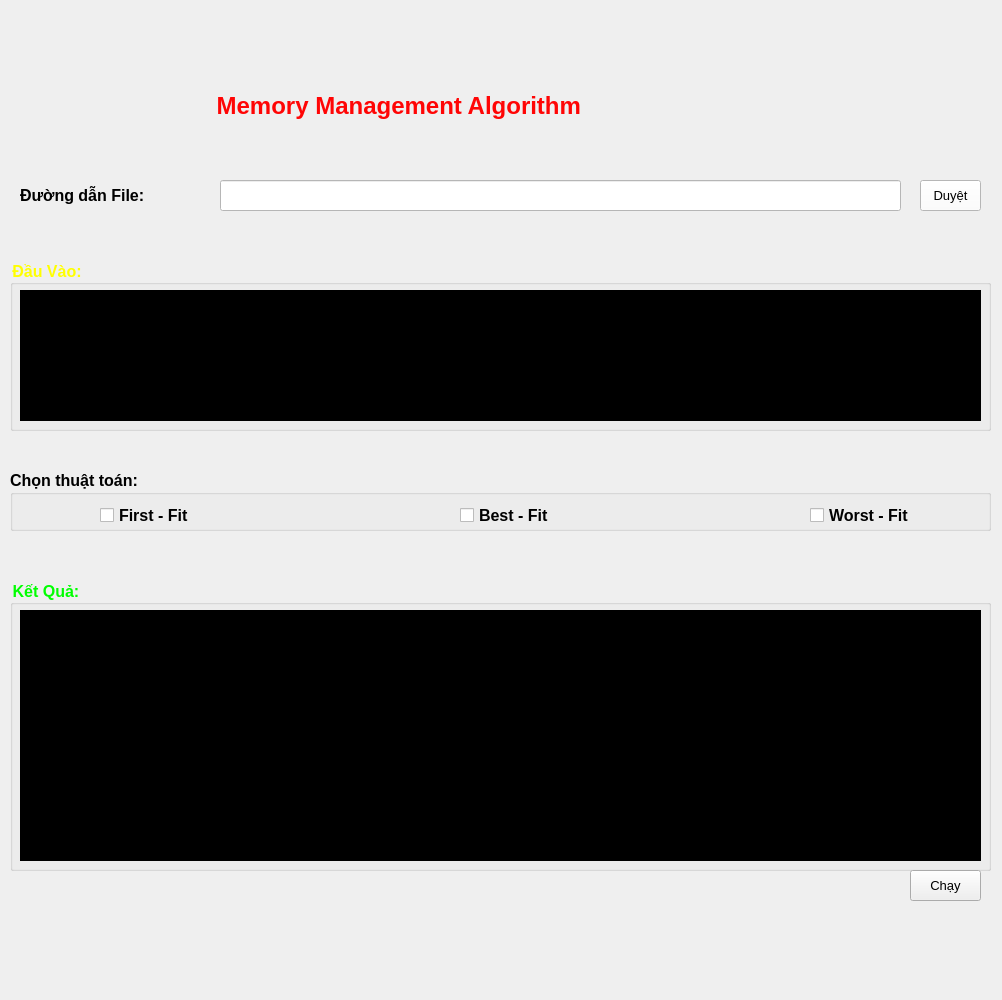
<?xml version="1.0" encoding="UTF-8"?>
<ui version="4.0">
 <class>MainWindow</class>
 <widget class="QMainWindow" name="MainWindow">
  <property name="geometry">
   <rect>
    <x>0</x>
    <y>0</y>
    <width>1002</width>
    <height>1000</height>
   </rect>
  </property>
  <property name="windowTitle">
   <string> Memory Management Algorithm</string>
  </property>
  <property name="styleSheet">
   <string notr="true"/>
  </property>
  <widget class="QWidget" name="centralwidget">
   <widget class="QLabel" name="label">
    <property name="geometry">
     <rect>
      <x>210</x>
      <y>80</y>
      <width>781</width>
      <height>51</height>
     </rect>
    </property>
    <property name="sizePolicy">
     <sizepolicy hsizetype="Expanding" vsizetype="Expanding">
      <horstretch>0</horstretch>
      <verstretch>0</verstretch>
     </sizepolicy>
    </property>
    <property name="font">
     <font>
      <pointsize>18</pointsize>
      <weight>75</weight>
      <bold>true</bold>
     </font>
    </property>
    <property name="styleSheet">
     <string notr="true">color: rgb(255, 5, 5);</string>
    </property>
    <property name="text">
     <string> Memory Management Algorithm</string>
    </property>
   </widget>
   <widget class="QLabel" name="label_2">
    <property name="geometry">
     <rect>
      <x>20</x>
      <y>170</y>
      <width>571</width>
      <height>51</height>
     </rect>
    </property>
    <property name="sizePolicy">
     <sizepolicy hsizetype="Expanding" vsizetype="Expanding">
      <horstretch>0</horstretch>
      <verstretch>0</verstretch>
     </sizepolicy>
    </property>
    <property name="font">
     <font>
      <pointsize>12</pointsize>
      <weight>75</weight>
      <bold>true</bold>
     </font>
    </property>
    <property name="text">
     <string>Đường dẫn File:</string>
    </property>
   </widget>
   <widget class="QLineEdit" name="file_path">
    <property name="geometry">
     <rect>
      <x>220</x>
      <y>180</y>
      <width>681</width>
      <height>31</height>
     </rect>
    </property>
    <property name="sizePolicy">
     <sizepolicy hsizetype="Expanding" vsizetype="Expanding">
      <horstretch>0</horstretch>
      <verstretch>0</verstretch>
     </sizepolicy>
    </property>
    <property name="font">
     <font>
      <pointsize>10</pointsize>
     </font>
    </property>
    <property name="styleSheet">
     <string notr="true">background-color: rgb(255, 255, 255);</string>
    </property>
   </widget>
   <widget class="QPushButton" name="browser">
    <property name="geometry">
     <rect>
      <x>920</x>
      <y>180</y>
      <width>61</width>
      <height>31</height>
     </rect>
    </property>
    <property name="sizePolicy">
     <sizepolicy hsizetype="Expanding" vsizetype="Expanding">
      <horstretch>0</horstretch>
      <verstretch>0</verstretch>
     </sizepolicy>
    </property>
    <property name="font">
     <font>
      <pointsize>10</pointsize>
     </font>
    </property>
    <property name="styleSheet">
     <string notr="true">background-color: rgb(255, 255, 255);</string>
    </property>
    <property name="text">
     <string>Duyệt</string>
    </property>
   </widget>
   <widget class="QGroupBox" name="groupBox">
    <property name="geometry">
     <rect>
      <x>10</x>
      <y>470</y>
      <width>981</width>
      <height>61</height>
     </rect>
    </property>
    <property name="sizePolicy">
     <sizepolicy hsizetype="Expanding" vsizetype="Expanding">
      <horstretch>0</horstretch>
      <verstretch>0</verstretch>
     </sizepolicy>
    </property>
    <property name="font">
     <font>
      <pointsize>12</pointsize>
      <weight>75</weight>
      <bold>true</bold>
     </font>
    </property>
    <property name="styleSheet">
     <string notr="true"/>
    </property>
    <property name="title">
     <string>Chọn thuật toán:</string>
    </property>
    <widget class="QCheckBox" name="checkBox_3">
     <property name="geometry">
      <rect>
       <x>800</x>
       <y>30</y>
       <width>171</width>
       <height>31</height>
      </rect>
     </property>
     <property name="font">
      <font>
       <pointsize>12</pointsize>
       <weight>75</weight>
       <bold>true</bold>
      </font>
     </property>
     <property name="text">
      <string>Worst - Fit</string>
     </property>
    </widget>
    <widget class="QCheckBox" name="checkBox_2">
     <property name="geometry">
      <rect>
       <x>450</x>
       <y>30</y>
       <width>231</width>
       <height>31</height>
      </rect>
     </property>
     <property name="font">
      <font>
       <pointsize>12</pointsize>
       <weight>75</weight>
       <bold>true</bold>
      </font>
     </property>
     <property name="text">
      <string>Best - Fit</string>
     </property>
    </widget>
    <widget class="QCheckBox" name="checkBox">
     <property name="geometry">
      <rect>
       <x>90</x>
       <y>30</y>
       <width>161</width>
       <height>31</height>
      </rect>
     </property>
     <property name="font">
      <font>
       <pointsize>12</pointsize>
       <weight>75</weight>
       <bold>true</bold>
      </font>
     </property>
     <property name="text">
      <string>First - Fit</string>
     </property>
    </widget>
   </widget>
   <widget class="QGroupBox" name="groupBox_2">
    <property name="geometry">
     <rect>
      <x>10</x>
      <y>580</y>
      <width>981</width>
      <height>291</height>
     </rect>
    </property>
    <property name="sizePolicy">
     <sizepolicy hsizetype="Expanding" vsizetype="Expanding">
      <horstretch>0</horstretch>
      <verstretch>0</verstretch>
     </sizepolicy>
    </property>
    <property name="font">
     <font>
      <pointsize>12</pointsize>
      <weight>75</weight>
      <bold>true</bold>
     </font>
    </property>
    <property name="autoFillBackground">
     <bool>false</bool>
    </property>
    <property name="styleSheet">
     <string notr="true">color: rgb(0, 255, 0);</string>
    </property>
    <property name="title">
     <string>Kết Quả:</string>
    </property>
    <widget class="QTextEdit" name="result">
     <property name="geometry">
      <rect>
       <x>10</x>
       <y>30</y>
       <width>961</width>
       <height>251</height>
      </rect>
     </property>
     <property name="sizePolicy">
      <sizepolicy hsizetype="Expanding" vsizetype="Expanding">
       <horstretch>0</horstretch>
       <verstretch>0</verstretch>
      </sizepolicy>
     </property>
     <property name="styleSheet">
      <string notr="true">color: rgb(255, 255, 255);
background-color: rgb(0, 0, 0);</string>
     </property>
     <property name="html">
      <string>&lt;!DOCTYPE HTML PUBLIC &quot;-//W3C//DTD HTML 4.0//EN&quot; &quot;http://www.w3.org/TR/REC-html40/strict.dtd&quot;&gt;
&lt;html&gt;&lt;head&gt;&lt;meta name=&quot;qrichtext&quot; content=&quot;1&quot; /&gt;&lt;style type=&quot;text/css&quot;&gt;
p, li { white-space: pre-wrap; }
&lt;/style&gt;&lt;/head&gt;&lt;body style=&quot; font-family:'MS Shell Dlg 2'; font-size:8pt; font-weight:400; font-style:normal;&quot;&gt;
&lt;p style=&quot;-qt-paragraph-type:empty; margin-top:0px; margin-bottom:0px; margin-left:0px; margin-right:0px; -qt-block-indent:0; text-indent:0px;&quot;&gt;&lt;br /&gt;&lt;/p&gt;&lt;/body&gt;&lt;/html&gt;</string>
     </property>
    </widget>
   </widget>
   <widget class="QPushButton" name="run">
    <property name="geometry">
     <rect>
      <x>910</x>
      <y>870</y>
      <width>71</width>
      <height>31</height>
     </rect>
    </property>
    <property name="sizePolicy">
     <sizepolicy hsizetype="Expanding" vsizetype="Expanding">
      <horstretch>0</horstretch>
      <verstretch>0</verstretch>
     </sizepolicy>
    </property>
    <property name="font">
     <font>
      <pointsize>10</pointsize>
      <weight>50</weight>
      <bold>false</bold>
     </font>
    </property>
    <property name="text">
     <string>Chạy</string>
    </property>
   </widget>
   <widget class="QLabel" name="label_3">
    <property name="geometry">
     <rect>
      <x>0</x>
      <y>0</y>
      <width>0</width>
      <height>14</height>
     </rect>
    </property>
    <property name="sizePolicy">
     <sizepolicy hsizetype="Expanding" vsizetype="Expanding">
      <horstretch>0</horstretch>
      <verstretch>0</verstretch>
     </sizepolicy>
    </property>
    <property name="styleSheet">
     <string notr="true">border-image: url(:/pic/00a8d578fd34004bd6bef51a1d086e46.jpg);</string>
    </property>
    <property name="text">
     <string/>
    </property>
   </widget>
   <widget class="QLabel" name="label_4">
    <property name="geometry">
     <rect>
      <x>0</x>
      <y>0</y>
      <width>1000</width>
      <height>1000</height>
     </rect>
    </property>
    <property name="styleSheet">
     <string notr="true">border-image: url(:/pic/00a8d578fd34004bd6bef51a1d086e46.jpg);</string>
    </property>
    <property name="text">
     <string/>
    </property>
   </widget>
   <widget class="QGroupBox" name="groupBox_3">
    <property name="geometry">
     <rect>
      <x>10</x>
      <y>260</y>
      <width>981</width>
      <height>171</height>
     </rect>
    </property>
    <property name="sizePolicy">
     <sizepolicy hsizetype="Expanding" vsizetype="Expanding">
      <horstretch>0</horstretch>
      <verstretch>0</verstretch>
     </sizepolicy>
    </property>
    <property name="font">
     <font>
      <pointsize>12</pointsize>
      <weight>75</weight>
      <bold>true</bold>
     </font>
    </property>
    <property name="autoFillBackground">
     <bool>false</bool>
    </property>
    <property name="styleSheet">
     <string notr="true">color: rgb(255, 255, 0);</string>
    </property>
    <property name="title">
     <string>Đầu Vào:</string>
    </property>
    <widget class="QTextEdit" name="result_3">
     <property name="geometry">
      <rect>
       <x>10</x>
       <y>30</y>
       <width>961</width>
       <height>131</height>
      </rect>
     </property>
     <property name="sizePolicy">
      <sizepolicy hsizetype="Expanding" vsizetype="Expanding">
       <horstretch>0</horstretch>
       <verstretch>0</verstretch>
      </sizepolicy>
     </property>
     <property name="styleSheet">
      <string notr="true">color: rgb(255, 255, 255);
background-color: rgb(0, 0, 0);</string>
     </property>
     <property name="html">
      <string>&lt;!DOCTYPE HTML PUBLIC &quot;-//W3C//DTD HTML 4.0//EN&quot; &quot;http://www.w3.org/TR/REC-html40/strict.dtd&quot;&gt;
&lt;html&gt;&lt;head&gt;&lt;meta name=&quot;qrichtext&quot; content=&quot;1&quot; /&gt;&lt;style type=&quot;text/css&quot;&gt;
p, li { white-space: pre-wrap; }
&lt;/style&gt;&lt;/head&gt;&lt;body style=&quot; font-family:'MS Shell Dlg 2'; font-size:8pt; font-weight:400; font-style:normal;&quot;&gt;
&lt;p style=&quot;-qt-paragraph-type:empty; margin-top:0px; margin-bottom:0px; margin-left:0px; margin-right:0px; -qt-block-indent:0; text-indent:0px;&quot;&gt;&lt;br /&gt;&lt;/p&gt;&lt;/body&gt;&lt;/html&gt;</string>
     </property>
    </widget>
   </widget>
   <zorder>label_4</zorder>
   <zorder>label_3</zorder>
   <zorder>label</zorder>
   <zorder>label_2</zorder>
   <zorder>file_path</zorder>
   <zorder>browser</zorder>
   <zorder>groupBox</zorder>
   <zorder>groupBox_2</zorder>
   <zorder>run</zorder>
   <zorder>groupBox_3</zorder>
  </widget>
  <widget class="QMenuBar" name="menubar">
   <property name="geometry">
    <rect>
     <x>0</x>
     <y>0</y>
     <width>1002</width>
     <height>22</height>
    </rect>
   </property>
  </widget>
 </widget>
 <resources>
  <include location="backgroundapp.qrc"/>
 </resources>
 <connections/>
</ui>
